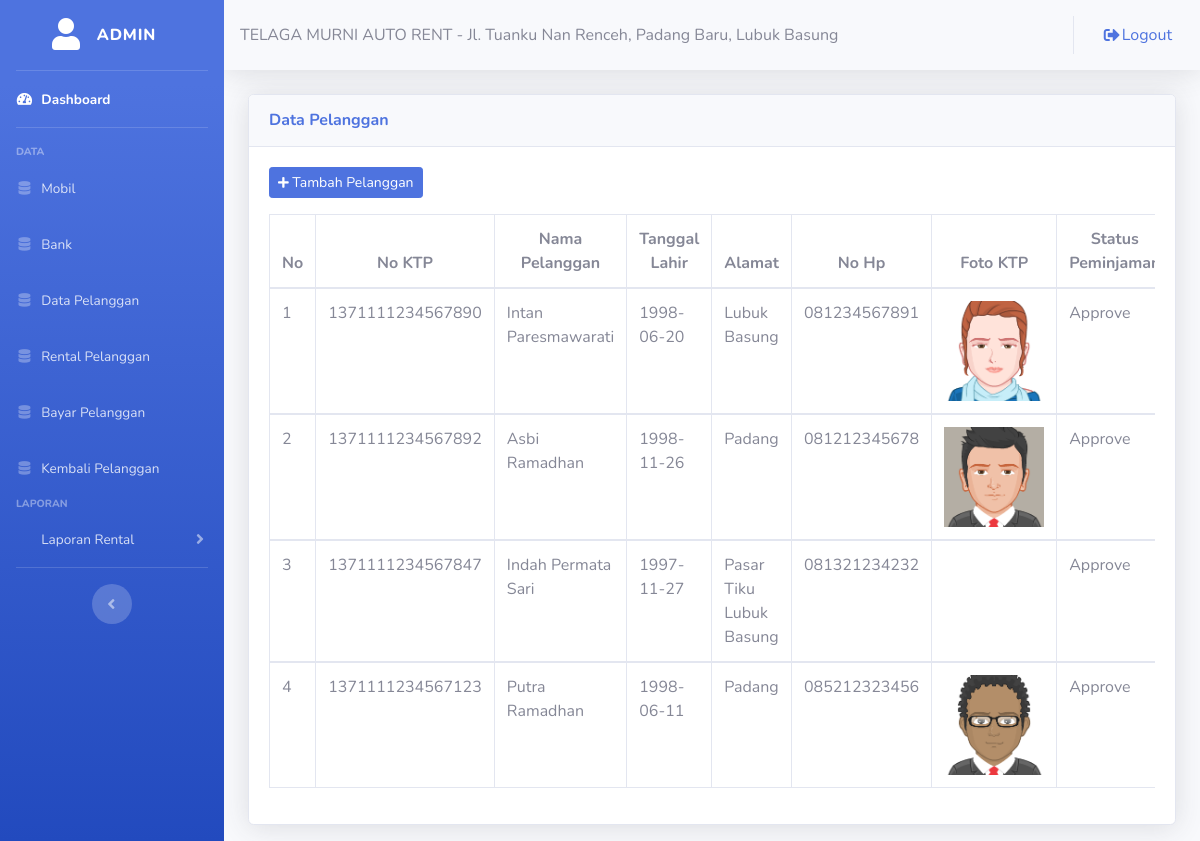
Screenshot of /admin/datapelanggan.php (signed in) with the database file from the repository.
### tables this page shows
CREATE TABLE `tbl_pelanggan` (
  `kd_pelanggan` varchar(6) NOT NULL,
  `id` int(11) NOT NULL,
  `no_ktp` varchar(16) NOT NULL,
  `nm_pelanggan` varchar(50) NOT NULL,
  `tgl_lahir` date NOT NULL,
  `alamat` text NOT NULL,
  `no_hp` varchar(12) NOT NULL,
  `fotoktp` text NOT NULL,
  `status_peminjaman` int(11) NOT NULL
);

### admin/datapelanggan.php (the view, shortened to what this page needs)
<?php
    include ('style/header.php');
    include ('style/sidebar.php');
?>
<div class="container-fluid">
	<div class="card shadow mt-3 mb-3">
		<div class="card-header py-3">
			<h6 class="m-0 font-weight-bold text-primary">Data Pelanggan</h6>
		</div>
		<div class="card-body">
			<button class="btn btn-sm btn-primary mb-3" data-toggle="modal" data-target="#tambah_pelanggan"><i class="fas fa-plus fa-sm"></i> Tambah Pelanggan</button>
			<div class="table-responsive">
			<table class="table table-bordered" width="100%">
				<thead>
					<tr align="center">
						<th>No</th>
						<th>No KTP</th>
						<th>Nama Pelanggan</th>
						<th>Tanggal Lahir</th>
						<th>Alamat</th>
						<th>No Hp</th>
						<th>Foto KTP</th>
						<th>Status Peminjaman</th>
					</tr>
				</thead>
				<?php
				include ('../config/koneksi.php');
				$no = 1;
				$query = mysqli_query($konek, "SELECT * FROM tbl_pelanggan");
				while($data = mysqli_fetch_assoc($query)){
				?>
				<tbody>
					<tr>
						<td><?php echo $no++; ?></td>
						<td><?php echo $data['no_ktp']; ?></td>
						<td><?php echo $data['nm_pelanggan']; ?></td>
						<td><?php echo $data['tgl_lahir']; ?></td>
						<td><?php echo $data['alamat']; ?></td>
						<td><?php echo $data['no_hp']; ?></td>
						<td><img src="../ktp-pelanggan/<?php echo $data['fotoktp']; ?>" alt="" width="100"></td>
						<td><?php if($data['status_peminjaman'] == 1){
									echo "Approve";
									}else{
									echo "Pandding";
									} ?>
						</td>
					</tr>
				</tbody>
				<?php
				}
				?>
			</table>
			</div>
		</div>
	</div>
</div>
<?php
    include ('style/footer.php');
?>

### rows the page displays
tbl_pelanggan: no_ktp "1371111234567890", nm_pelanggan "Intan Paresmawarati", tgl_lahir "1998-06-20", alamat "Lubuk Basung", no_hp "081234567891", fotoktp (picture), status_peminjaman "Approve"
tbl_pelanggan: no_ktp "1371111234567892", nm_pelanggan "Asbi Ramadhan", tgl_lahir "1998-11-26", alamat "Padang", no_hp "081212345678", fotoktp (picture), status_peminjaman "Approve"
tbl_pelanggan: no_ktp "1371111234567847", nm_pelanggan "Indah Permata Sari", tgl_lahir "1997-11-27", alamat "Pasar Tiku Lubuk Basung", no_hp "081321234232", status_peminjaman "Approve"
tbl_pelanggan: no_ktp "1371111234567123", nm_pelanggan "Putra Ramadhan", tgl_lahir "1998-06-11", alamat "Padang", no_hp "085212323456", fotoktp (placeholder picture), status_peminjaman "Approve"

### other values shown
$_SESSION['username'] "ADMIN"
